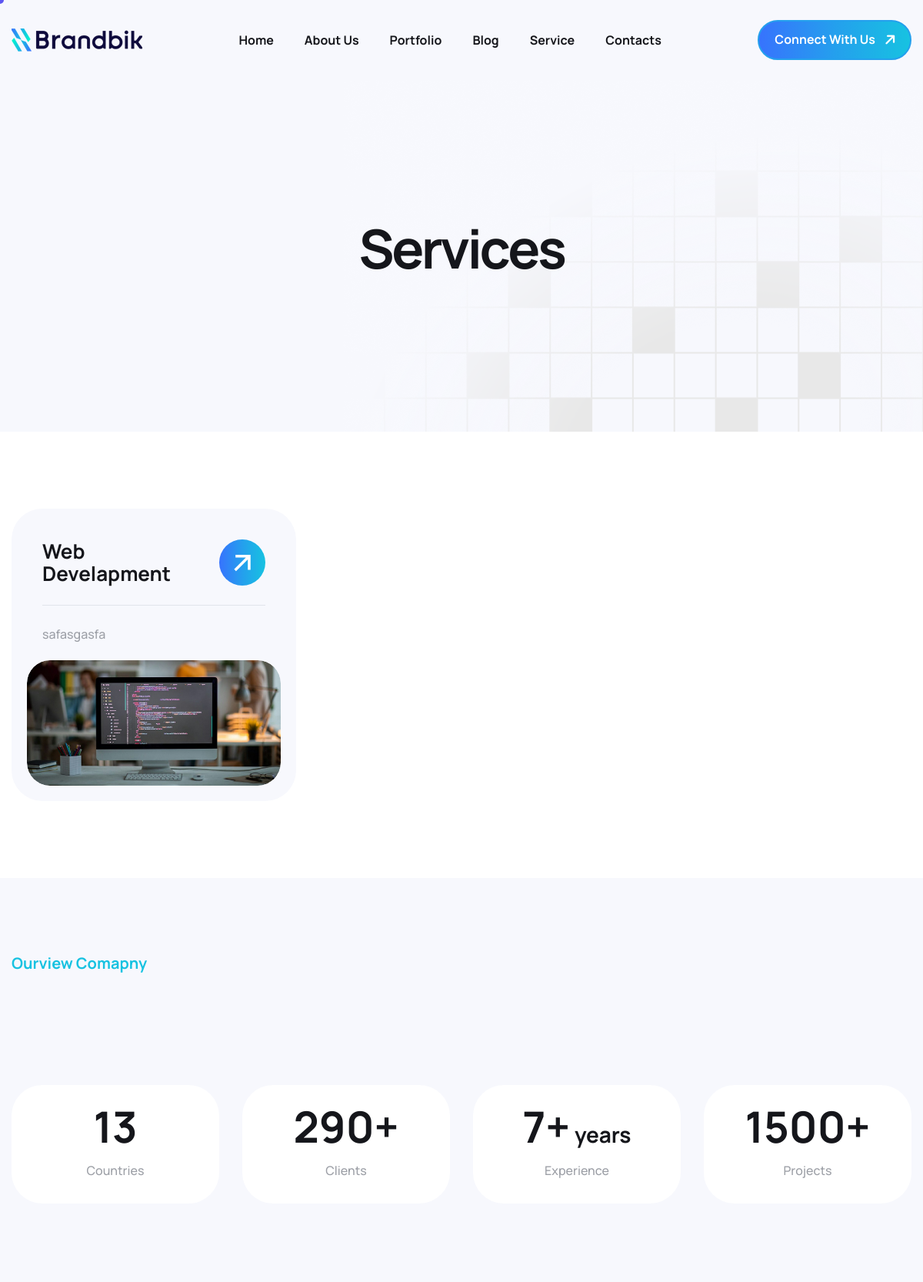
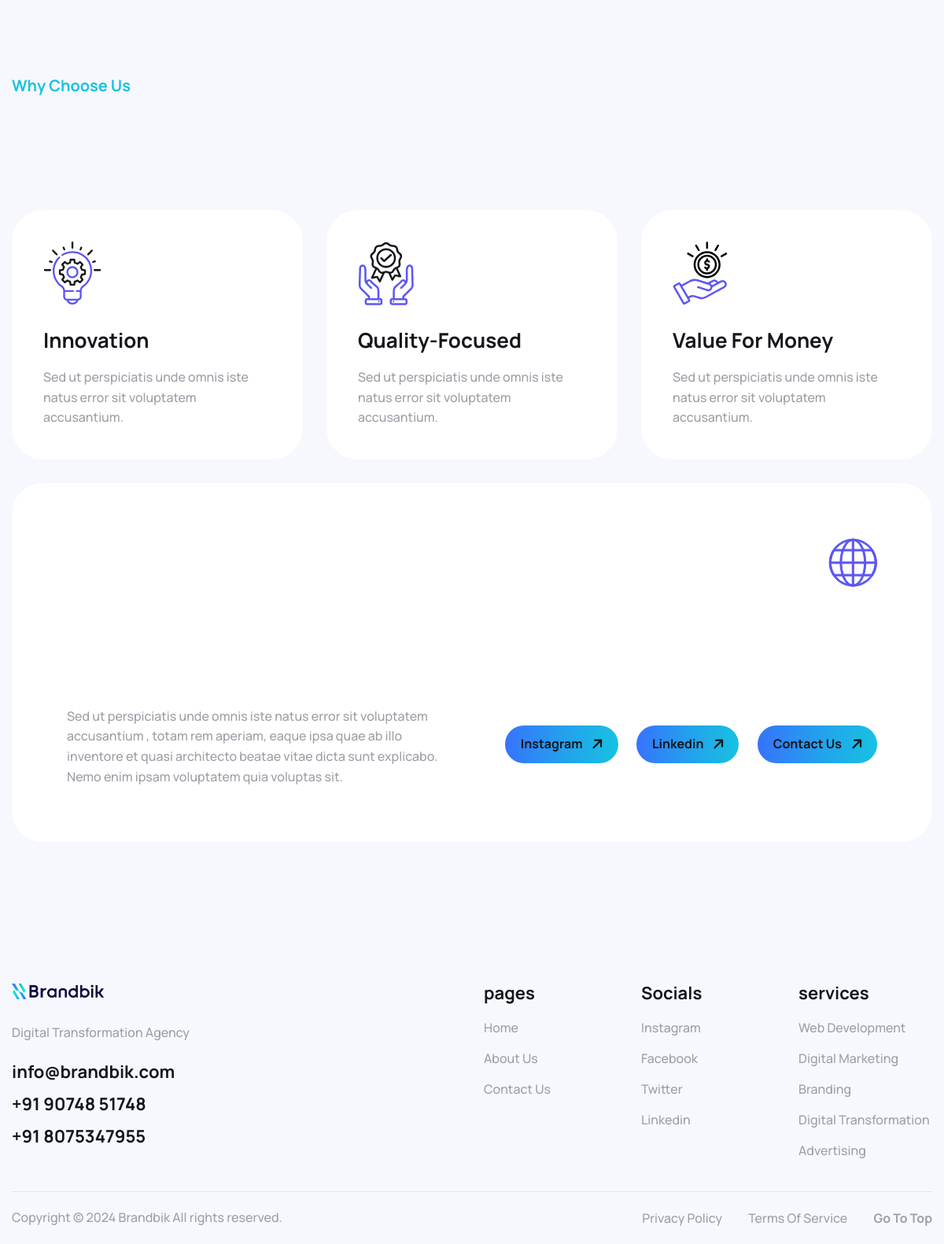
The app's page /service/ with its own data (2 pictures, top to bottom).
### web/models.py (models this page shows, shortened)
class Service(models.Model):
    name = models.CharField(max_length=100)
    slug = models.SlugField(unique=True, max_length=100, blank=True)
    description = models.TextField()
    image = models.ImageField(upload_to='services/')
    def get_absolute_url(self):
        return reverse_lazy("service_detail", kwargs={"slug": self.slug})
    class Meta:
        verbose_name = ('Service')
        verbose_name_plural = ("Services")

### web/views.py (the view)
# urls.py: path("service/",views.service,name="service"),
def service(request):
    services = Service.objects.all()
    context = {"is_service": True,
               "services": services
               }
    return render(request, "web/services.html", context)

### template/web/services.html (shortened to what this page needs)
{% load static %}
<!DOCTYPE html>
<html lang="zxx">
<head>
    <link rel="stylesheet" href="https://cdnjs.cloudflare.com/ajax/libs/font-awesome/6.6.0/css/all.min.css" />
    <link href="{% static "css/bootstrap.min.css" %}" rel="stylesheet" media="screen">
    <link href="{% static "css/slicknav.min.css" %}" rel="stylesheet">
    <link rel="stylesheet" href"{% static "css/swiper-bundle.min.css" %}">
    <link href="{% static "css/all.css" %}" rel="stylesheet" media="screen">
    <link href="{% static "css/animate.css" %}" rel="stylesheet">
    <link rel="stylesheet" href="{% static "css/magnific-popup.css" %}">
    <link href="{% static "css/custom.css" %}" rel="stylesheet" media="screen">
</head>
<body class="tt-magic-cursor">
    <div id="magic-cursor">
    </div>
    <header class="main-header">
        <div class="header-sticky">
            <nav class="navbar navbar-expand-lg">
                <div class="container">
                    <a class="navbar-brand" href="index.html">
                        <img src="{% static "images/branbik logo re.png" %}"  alt="Logo">
                    </a>
                    <div class="collapse navbar-collapse main-menu">
                        <div class="nav-menu-wrapper">
                            <ul class="navbar-nav mr-auto" id="menu">
                                <li class="nav-item "><a class="nav-link" href="{% url "index" %}">home</a>
                                </li>
                                <li class="nav-item"><a class="nav-link" href="{% url "about" %}">about us</a></li>
                                <li class="nav-item"><a class="nav-link" href="{% url "portfolio" %}">portfolio</a></li>
                                <li class="nav-item"><a class="nav-link" href="{% url "blog" %}">Blog</a></li>
                                <li class="nav-item"><a class="nav-link" href="{% url "service" %}">Service</a></li>
                                <li class="nav-item"><a class="nav-link" href="{% url "contact" %}">contacts</a></li>
                            </ul>
                        </div>
                        <div class="header-btn d-inline-flex">
                            <a href="https://api.whatsapp.com/send?phone=9074851748
                            &text=Hello!" class="btn-default">Connect with us</a>
                        </div>
                    </div>
                </div>
            </nav>
        </div>
    </header>
	<div class="page-header">
		<div class="container">
			<div class="row">
				<div class="col-lg-12">
					<div class="page-header-box">
						<h1 class="text-anime-style-3">Services</h1>
					</div>
				</div>
			</div>
		</div>
	</div>
    <div class="our-services page-service">
        <div class="container">
            <div class="row">
                {% for service in services %}
                <div class="col-lg-4 col-md-6">
                    <div class="service-item wow fadeInUp" data-wow-delay="0.25s">
                        <div class="service-content">
                            <div class="service-content-title">
                                <h2>{{ service.name }}</h2>
                                <a href="{{service.get_absolute_url}}"><img src="{% static 'images/arrow.svg' %}" alt=""></a>
                            </div>
                            <p>{{ service.description }}</p>
                        </div>
                        <div class="service-image">
                            <figure class="image-anime">
                                <img src="{{ service.image.url }}" alt="">
                            </figure>
                        </div>
                    </div>
                </div>
                {% endfor %}
            </div>
        </div>
    </div>
    <div class="overview-company">
        <div class="container">
            <div class="row section-row align-items-center">
                <div class="col-lg-12">
                    <div class="section-title">
                        <h3 class="wow fadeInUp">ourview comapny</h3>
                        <h2 class="text-anime-style-3">Stats that matter</h2>
                    </div>
                </div>
            </div>
            <div class="row">
                <div class="col-lg-3 col-md-6">
                    <div class="counter-box">
                        <h3><span>13</span></h3>
						<p>Countries</p>
                    </div>
                </div>
                <div class="col-lg-3 col-md-6">
                    <div class="counter-box">
                        <h3><span class="counter">290</span><em>+</em></h3>
						<p>Clients</p>
                    </div>
                </div>
                <div class="col-lg-3 col-md-6">
                    <div class="counter-box">
                        <h3><span class="counter">7</span><em>+</em> years</h3>
						<p>Experience</p>
                    </div>
                </div>
                <div class="col-lg-3 col-md-6">
                    <div class="counter-box">
                        <h3><span class="counter">1500</span><em>+</em></h3>
						<p>Projects</p>
                    </div>
                </div>
            </div>
        </div>
    </div>
    <div class="why-choose-us">
        <div class="container">
            <div class="row section-row align-items-center">
                <div class="col-lg-8 col-md-12">
                    <div class="section-title">
                        <h3 class="wow fadeInUp">why choose us</h3>
                        <h2 class="text-anime-style-3">Why choose us ?</h2>
                    </div>
                </div>
            </div>
            <div class="row">
                <div class="col-lg-4 col-md-6">
                    <div class="why-choose-us-item wow fadeInUp" data-wow-delay="0.25s">
                        <div class="icon-box">
                            <img src="{% static "images/icon-whyus-1.svg" %}" alt="">
                        </div>
                        <h3>innovation</h3>
                        <p>Sed ut perspiciatis unde omnis iste natus error sit voluptatem accusantium.</p>
                    </div>
                </div>
                <div class="col-lg-4 col-md-6">
                    <div class="why-choose-us-item wow fadeInUp" data-wow-delay="0.5s">
                        <div class="icon-box">
                            <img src="{% static "images/icon-whyus-2.svg" %}" alt="">
                        </div>
                        <h3>quality-focused</h3>
                        <p>Sed ut perspiciatis unde omnis iste natus error sit voluptatem accusantium.</p>
                    </div>
                </div>
                <div class="col-lg-4">
                    <div class="why-choose-us-item wow fadeInUp" data-wow-delay="0.75s">
                        <div class="icon-box">
                            <img src="{% static "images/icon-whyus-3.svg" %}" alt="">
                        </div>
                        <h3>value for money</h3>
                        <p>Sed ut perspiciatis unde omnis iste natus error sit voluptatem accusantium.</p>
                    </div>
                </div>
                <div class="col-md-12">
                    <div class="why-us-explore-item">
                        <div class="row">
                            <div class="col-md-12">
                                <div class="why-us-section-title">
                                    <div class="section-title">
                                        <h2 class="text-anime-style-3">Do you want to explore our outstanding work?</h2>
                                    </div>
                                    <div class="explore-item-icon">
                                        <img src="{% static "images/icon-whyus-4.svg" %}" alt="">
                                    </div>
                                </div>
                            </div>
                        </div>
                        <div class="row align-items-center">
                            <div class="col-lg-6">
                                <div class="explore-item-content wow fadeInUp" data-wow-delay="0.25s">
                                    <p>Sed ut perspiciatis unde omnis iste natus error sit voluptatem accusantium , totam rem aperiam, eaque ipsa quae ab illo inventore et quasi architecto beatae vitae dicta sunt explicabo. Nemo enim ipsam voluptatem quia voluptas sit.</p>
                                </div>
                            </div>
                            <div class="col-lg-6">
                                <div class="explore-item-tags wow fadeInUp" data-wow-delay="0.25s">
                                    <ul>
                                        <li><a href="#" class="btn-default">instagram</a></li>
                                        <li><a href="#" class="btn-default">linkedin</a></li>
                                        <li><a href="{% url "contact" %}" class="btn-default">contact Us</a></li>
                                    </ul>
                                </div>
                            </div>
                        </div>
                    </div>
                </div>
            </div>
        </div>
    </div>
	<footer class="main-footer">
        <div class="container">
			<div class="row">
				<div class="col-md-12">
					<div class="mega-footer">
						<div class="row">
							<div class="col-lg-6 col-md-12">
								<div class="footer-about">
									<figure>
										<img src="{% static "images/branbik logo 1.png" %}" alt="">
									</figure>
									<p>Digital Transformation Agency</p>
                                    <ul>
                                        <li><a href="info@brandbik.com">info@brandbik.com</a></li>
                                        <li><a href="+91 90748 51748">+91 90748 51748
                                        </a></li>
                                        <li><a href="+91 8075347955
                                            ">+91 8075347955
                                        </a></li>
                                    </ul>
								</div>
							</div>
							<div class="col-lg-2 col-md-4">
								<div class="footer-links">
									<h2>pages</h2>
									<ul>
										<li><a href="#">Home</a></li>
										<li><a href="#">About Us</a></li>
										<li><a href="{% url "contact" %}">Contact Us</a></li>
									</ul>
								</div>
							</div>
							<div class="col-lg-2 col-md-4">
								<div class="footer-links">
									<h2>Socials</h2>
									<ul>
										<li><a href="https://www.instagram.com/brandbik_creatives?igsh=MWo0Nm9vZzRuZzJhdA==
                                            ">instagram</a></li>
										<li><a href="#">facebook</a></li>
										<li><a href="https://x.com/brandbik?t=TgQKNPUWVKHGhGHD-yaAdg&s=08">twitter</a></li>
										<li><a href="https://www.linkedin.com/company/brandbik-creatives/
                                            ">linkedin</a></li>
									</ul>
								</div>
							</div>
							<div class="col-lg-2 col-md-4">
								<div class="footer-links">
									<h2>services</h2>
									<ul>
										<li><a href="#">Web development</a></li>
										<li><a href="#">Digital Marketing</a></li>
										<li><a href="#">Branding</a></li>
										<li>Digital Transformation
                                    </li>
										<li><a href="#">Advertising</a></li>
									</ul>
								</div>
							</div>
						</div>
					</div>
					<div class="footer-copyright">
                        <div class="row align-items-center">
                            <div class="col-lg-6">
								<div class="footer-copyright-text">
									<p>Copyright © 2024 Brandbik All rights reserved.</p>
								</div>
                            </div>
                            <div class="col-lg-6">
                                <div class="footer-policy-links">
                                    <ul>
                                        <li><a href="#">privacy policy</a></li>
                                        <li><a href="#">terms of service</a></li>
                                        <li class="highlighted"><a href="#top">go to top</a></li>
                                    </ul>
                                </div>
                            </div>
                        </div>
					</div>
				</div>
			</div>
		</div>
    </footer>
</body>
</html>

### records on screen
Service: name "Web Develapment", description "safasgasfa", image (picture)
